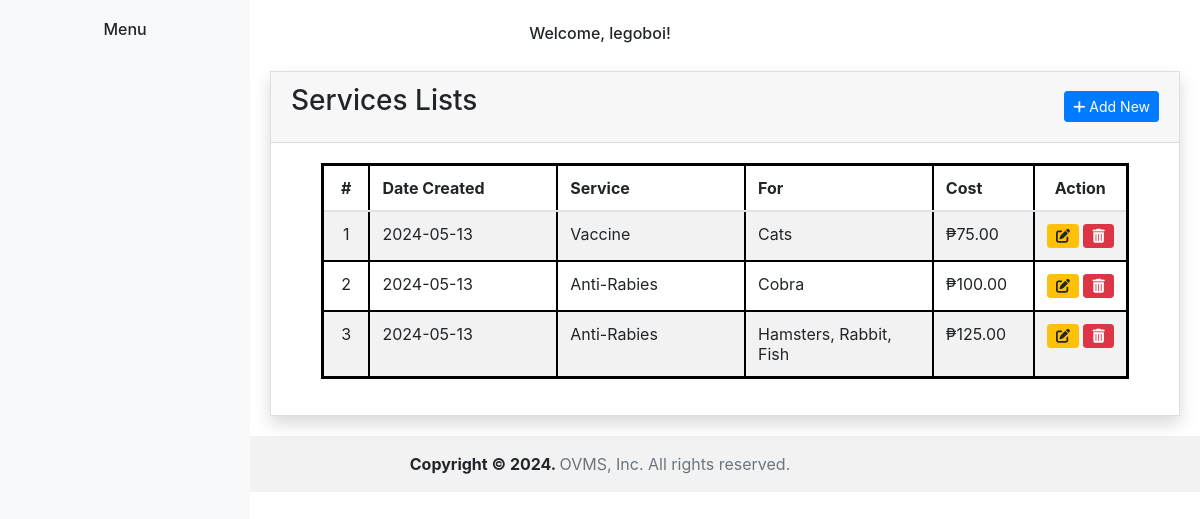
The page /admin-service.php (signed in) on the database its author committed.
### tables this page shows
CREATE TABLE `services` (
  `id` int(10) NOT NULL,
  `categoryids` text NOT NULL,
  `name` text NOT NULL,
  `description` text NOT NULL,
  `fee` decimal(10,2) NOT NULL,
  `date_created` date NOT NULL,
  `date_updated` date NOT NULL
);

### admin-service.php (the view, shortened to what this page needs)
<?php include("includes/header.php"); ?>
<br>
<h6 class="text-center">Welcome, <?php echo $username; ?>!</h6>
<div class="content">
	<div class="card card-outline card-primary rounded-0 shadow">
		<div class="card-header d-flex justify-content-between">
			<h3 class="card-title">Services Lists</h3>
			<div class="card-tools">
				<button class="btn btn-sm btn-primary" data-toggle="modal" data-target="#addServicesModal">
					<i class="fas fa-plus"></i> Add New
				</button>
			</div>
		</div>
		<div class="card-body">
			<div class="container-fluid">
				<div class="container-fluid">
					<table class="table table-hover table-striped">
						<colgroup>
							<col width="5%">
							<col width="20%">
							<col width="20%">
							<col width="20%">
							<col width="10%">
							<col width="10%">
						</colgroup>
						<thead>
							<tr>
								<th class="text-center">#</th>
								<th>Date Created</th>
								<th>Service</th>
								<th>For</th>
								<th>Cost</th>
								<th class="text-center">Action</th>
							</tr>
						</thead>
						<tbody>
                        <?php
                        require 'config.php';
                        $sql = "SELECT s.*, GROUP_CONCAT(c.name SEPARATOR ', ') as category_names
                                FROM services s
                                LEFT JOIN category c ON FIND_IN_SET(c.id, s.categoryids)
                                GROUP BY s.id";
                        $stmt = $pdo->query($sql);
                        $count = 1;
                        while ($row = $stmt->fetch(PDO::FETCH_ASSOC)) {
                            echo "<tr>";
                            echo "<td class='text-center'>" . $count++ . "</td>";
                            echo "<td>" . $row['date_created'] . "</td>";
                            echo "<td>" . $row['name'] . "</td>";
                            echo "<td>" . $row['category_names'] . "</td>";
                            echo "<td>₱" . $row['fee'] . "</td>";
                            echo "<td class='text-center'>
                                    <button class='btn btn-sm btn-warning'><i class='fas fa-edit'></i></button>
                                    <button class='btn btn-sm btn-danger'><i class='fas fa-trash-alt'></i></button>
                                  </td>";
                            echo "</tr>";
                        }
                        ?>
                    </tbody>
					</table>
				</div>
			</div>
		</div>
	</div>
</div>
<?php include("includes/footer.php"); ?>

### admin-service.php (style rules this page uses)
.table { border: 3px solid black; }
.table th, .table td { border: 2px solid black; }
.card-title { margin-bottom: 0; }
.card-tools { display: flex; align-items: center; }

### includes/header.php (style rules this page uses)
.content { margin-left: 250px; padding: 20px; }

### rows shown on the page
services: date_created "2024-05-13", name "Vaccine", category_names "Cats", fee "75.00"
services: date_created "2024-05-13", name "Anti-Rabies", category_names "Cobra", fee "100.00"
services: date_created "2024-05-13", name "Anti-Rabies", category_names "Hamsters, Rabbit, Fish", fee "125.00"

### other values the page prints
$username "legoboi"
